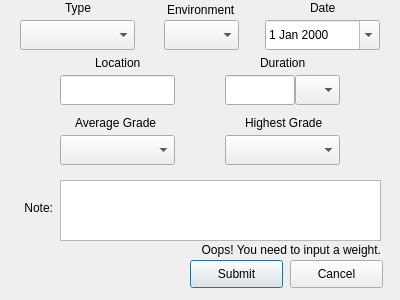
<?xml version="1.0" encoding="UTF-8"?>
<ui version="4.0">
 <class>sessionDialog</class>
 <widget class="QDialog" name="sessionDialog">
  <property name="geometry">
   <rect>
    <x>0</x>
    <y>0</y>
    <width>400</width>
    <height>300</height>
   </rect>
  </property>
  <property name="windowTitle">
   <string>New Session Entry</string>
  </property>
  <widget class="QDateEdit" name="dateEdit">
   <property name="geometry">
    <rect>
     <x>265</x>
     <y>20</y>
     <width>115</width>
     <height>30</height>
    </rect>
   </property>
   <property name="autoFillBackground">
    <bool>false</bool>
   </property>
   <property name="buttonSymbols">
    <enum>QAbstractSpinBox::UpDownArrows</enum>
   </property>
   <property name="calendarPopup">
    <bool>true</bool>
   </property>
  </widget>
  <widget class="QLabel" name="dateLabel">
   <property name="geometry">
    <rect>
     <x>310</x>
     <y>0</y>
     <width>53</width>
     <height>16</height>
    </rect>
   </property>
   <property name="text">
    <string>Date</string>
   </property>
  </widget>
  <widget class="QComboBox" name="envBox">
   <property name="geometry">
    <rect>
     <x>164</x>
     <y>20</y>
     <width>75</width>
     <height>30</height>
    </rect>
   </property>
  </widget>
  <widget class="QComboBox" name="typeBox">
   <property name="geometry">
    <rect>
     <x>20</x>
     <y>20</y>
     <width>115</width>
     <height>30</height>
    </rect>
   </property>
  </widget>
  <widget class="QLabel" name="envLabel">
   <property name="geometry">
    <rect>
     <x>167</x>
     <y>0</y>
     <width>71</width>
     <height>20</height>
    </rect>
   </property>
   <property name="text">
    <string>Environment</string>
   </property>
  </widget>
  <widget class="QLabel" name="typeLabel">
   <property name="geometry">
    <rect>
     <x>65</x>
     <y>0</y>
     <width>53</width>
     <height>16</height>
    </rect>
   </property>
   <property name="text">
    <string>Type</string>
   </property>
  </widget>
  <widget class="QLineEdit" name="locnEdit">
   <property name="geometry">
    <rect>
     <x>60</x>
     <y>75</y>
     <width>115</width>
     <height>30</height>
    </rect>
   </property>
  </widget>
  <widget class="QLineEdit" name="durnEdit">
   <property name="geometry">
    <rect>
     <x>225</x>
     <y>75</y>
     <width>70</width>
     <height>30</height>
    </rect>
   </property>
  </widget>
  <widget class="QLabel" name="locnLabel">
   <property name="geometry">
    <rect>
     <x>95</x>
     <y>55</y>
     <width>53</width>
     <height>16</height>
    </rect>
   </property>
   <property name="text">
    <string>Location</string>
   </property>
  </widget>
  <widget class="QLabel" name="durnLabel">
   <property name="geometry">
    <rect>
     <x>260</x>
     <y>55</y>
     <width>53</width>
     <height>16</height>
    </rect>
   </property>
   <property name="text">
    <string>Duration</string>
   </property>
  </widget>
  <widget class="QComboBox" name="durnUnitsBox">
   <property name="geometry">
    <rect>
     <x>295</x>
     <y>75</y>
     <width>45</width>
     <height>30</height>
    </rect>
   </property>
  </widget>
  <widget class="QComboBox" name="avGrBox">
   <property name="geometry">
    <rect>
     <x>60</x>
     <y>135</y>
     <width>115</width>
     <height>30</height>
    </rect>
   </property>
  </widget>
  <widget class="QComboBox" name="hiGrBox">
   <property name="geometry">
    <rect>
     <x>225</x>
     <y>135</y>
     <width>115</width>
     <height>30</height>
    </rect>
   </property>
  </widget>
  <widget class="QLabel" name="avGrLabel">
   <property name="geometry">
    <rect>
     <x>75</x>
     <y>115</y>
     <width>91</width>
     <height>16</height>
    </rect>
   </property>
   <property name="text">
    <string>Average Grade</string>
   </property>
  </widget>
  <widget class="QLabel" name="hiGrLabel">
   <property name="geometry">
    <rect>
     <x>245</x>
     <y>115</y>
     <width>91</width>
     <height>16</height>
    </rect>
   </property>
   <property name="text">
    <string>Highest Grade</string>
   </property>
  </widget>
  <widget class="QTextEdit" name="noteEdit">
   <property name="geometry">
    <rect>
     <x>60</x>
     <y>180</y>
     <width>321</width>
     <height>61</height>
    </rect>
   </property>
  </widget>
  <widget class="QLabel" name="noteLabel">
   <property name="geometry">
    <rect>
     <x>0</x>
     <y>200</y>
     <width>53</width>
     <height>16</height>
    </rect>
   </property>
   <property name="text">
    <string>Note:</string>
   </property>
   <property name="alignment">
    <set>Qt::AlignRight|Qt::AlignTrailing|Qt::AlignVCenter</set>
   </property>
  </widget>
  <widget class="QPushButton" name="submitBtn">
   <property name="geometry">
    <rect>
     <x>190</x>
     <y>260</y>
     <width>93</width>
     <height>28</height>
    </rect>
   </property>
   <property name="text">
    <string>Submit</string>
   </property>
  </widget>
  <widget class="QPushButton" name="cancelBtn">
   <property name="geometry">
    <rect>
     <x>290</x>
     <y>260</y>
     <width>93</width>
     <height>28</height>
    </rect>
   </property>
   <property name="text">
    <string>Cancel</string>
   </property>
  </widget>
  <widget class="QLabel" name="warningLabel">
   <property name="geometry">
    <rect>
     <x>130</x>
     <y>240</y>
     <width>251</width>
     <height>20</height>
    </rect>
   </property>
   <property name="text">
    <string>Oops! You need to input a weight.</string>
   </property>
   <property name="alignment">
    <set>Qt::AlignRight|Qt::AlignTrailing|Qt::AlignVCenter</set>
   </property>
   <property name="indent">
    <number>-1</number>
   </property>
   <property name="textInteractionFlags">
    <set>Qt::NoTextInteraction</set>
   </property>
  </widget>
 </widget>
 <resources/>
 <connections/>
</ui>
